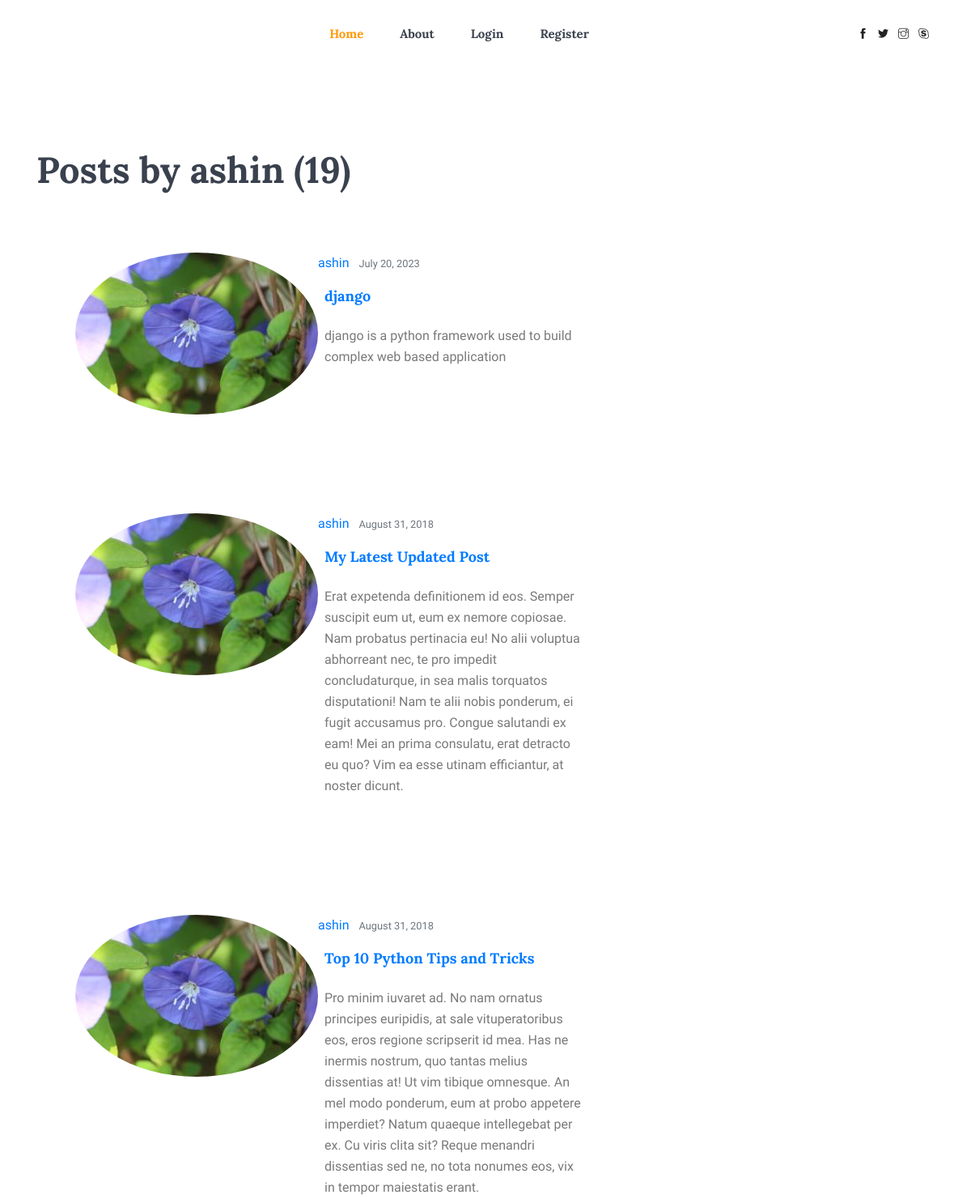
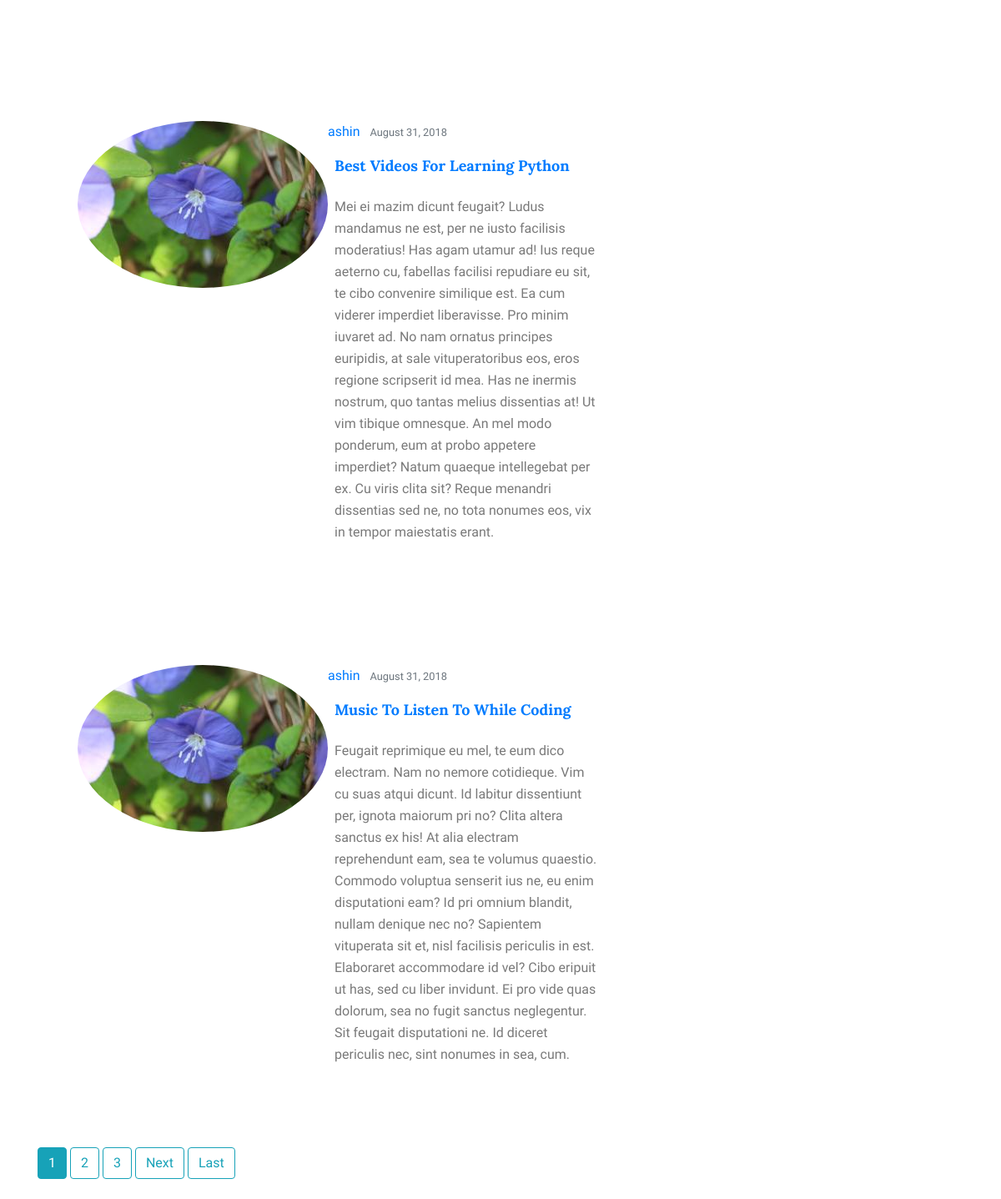
The page /user/ashin/ on the database as committed earlier (2 pictures, top to bottom).
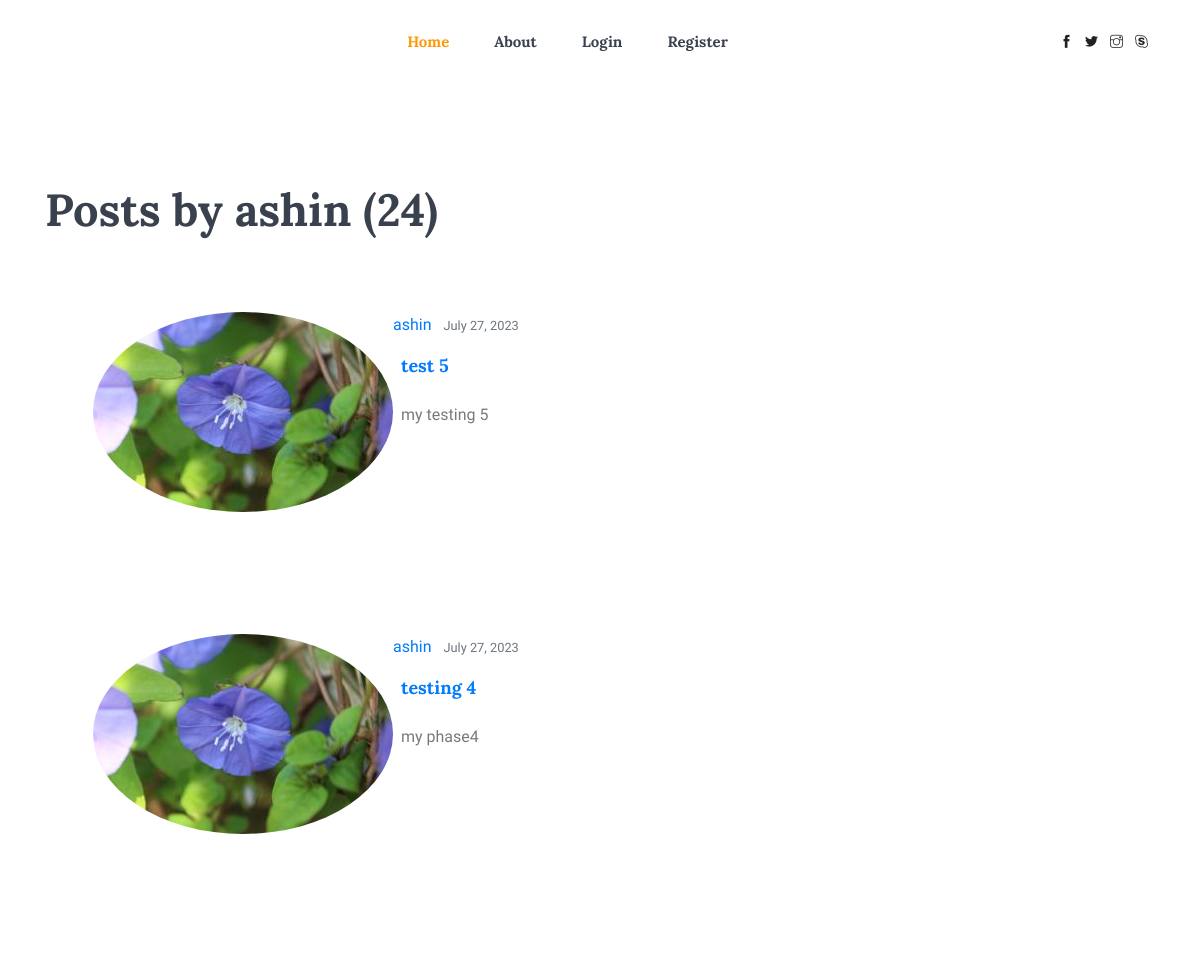
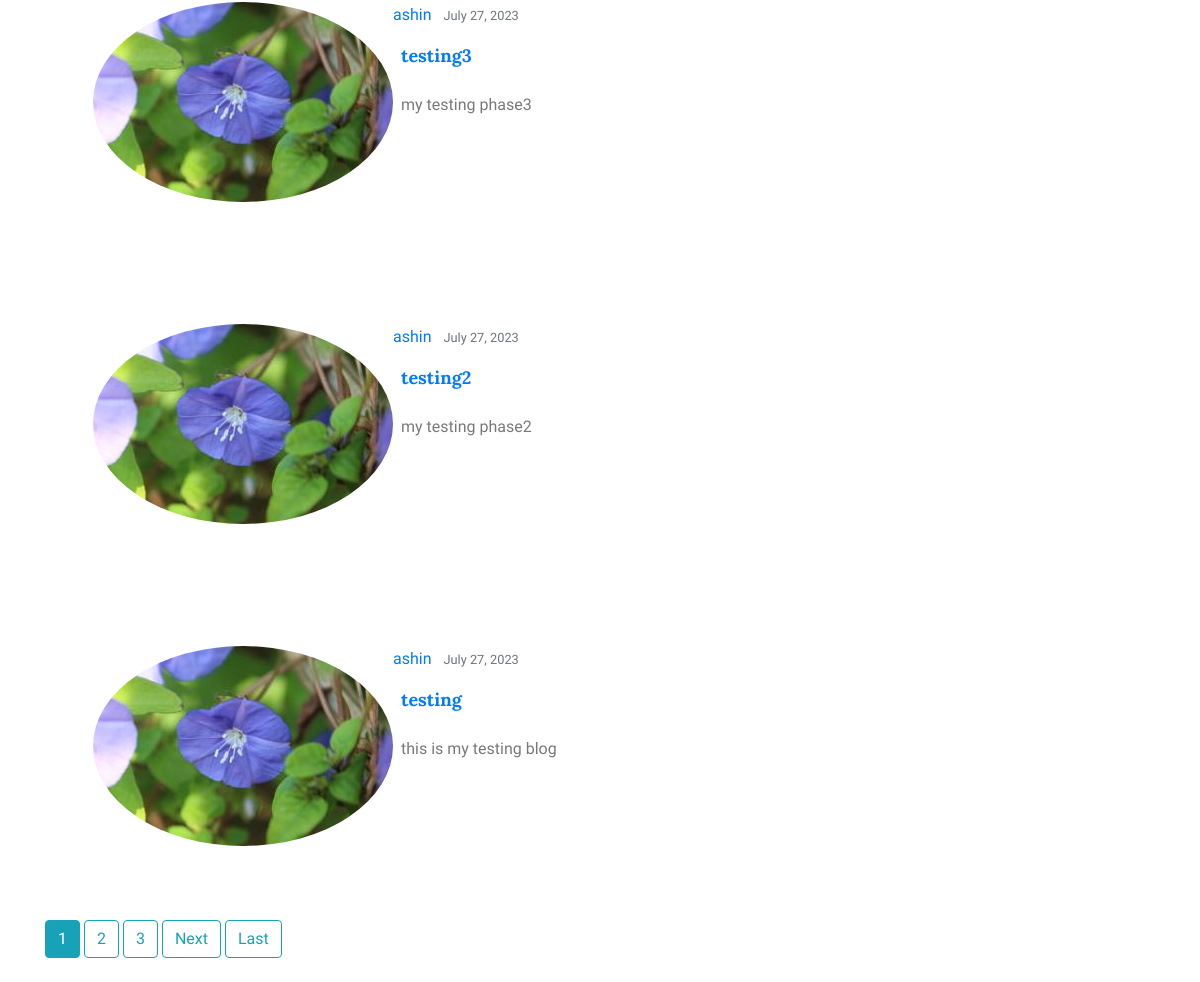
The same page on the database as committed later (2 pictures, top to bottom).
### blog/models.py (models this page shows, shortened)
class Post(models.Model):
    title = models.CharField(max_length=100)
    content = models.TextField()
    date_posted = models.DateTimeField(default=timezone.now)
    author = models.ForeignKey(User, on_delete=models.CASCADE)
    likes=models.ManyToManyField(User,related_name='blog_post')
    image = models.ImageField(default='default.jpg', upload_to='Blog_pics')

### users/models.py (models this page shows, shortened)
class Profile(models.Model):
    user = models.OneToOneField(User, on_delete=models.CASCADE)
    image = models.ImageField(default='default.jpg', upload_to='profile_pics')

### blog/views.py (the view)
# urls.py: path('user/<str:username>/', UserPostListView.as_view(), name='user-posts'),
class UserPostListView(ListView):
    model = Post
    template_name = 'blog/user_posts.html'
    context_object_name = 'posts'
    paginate_by = 5
    def get_queryset(self):
        user = get_object_or_404(User, username=self.kwargs.get('username'))
        return Post.objects.filter(author=user).order_by('-date_posted')

### blog/templates/blog/user_posts.html (shortened to what this page needs)
{% extends "blog/base.html" %}
{% block content %}
    <h1 class="mt-5 pt-5 pb-3">Posts by {{ view.kwargs.username }} ({{ page_obj.paginator.count }})</h1>
    {% for post in posts %}
        <article class="media content-section box-effect p-5">
          <img class="rounded-circle article-img" src="{{ post.author.profile.image.url }}">
          <div class="media-body">
            <div class="article-metadata mb-2">
              <a class="mr-2" href="{% url 'user-posts' post.author.username %}">{{ post.author }}</a>
              <small class="text-muted">{{ post.date_posted|date:"F d, Y" }}</small>
            </div>
            <h2><a class="article-title p-2" href="{% url 'post-detail' post.id %}">{{ post.title }}</a></h2>
            <p class="article-content p-2">{{ post.content }}</p>
        </article><br>
    {% endfor %}
    {% if is_paginated %}
      {% for num in page_obj.paginator.page_range %}
        {% if page_obj.number == num %}
          <a class="btn btn-info mb-4" href="?page={{ num }}">{{ num }}</a>
        {% elif num > page_obj.number|add:'-3' and num < page_obj.number|add:'3' %}
          <a class="btn btn-outline-info mb-4" href="?page={{ num }}">{{ num }}</a>
        {% endif %}
      {% endfor %}
      {% if page_obj.has_next %}
        <a class="btn btn-outline-info mb-4" href="?page={{ page_obj.next_page_number }}">Next</a>
        <a class="btn btn-outline-info mb-4" href="?page={{ page_obj.paginator.num_pages }}">Last</a>
      {% endif %}
    {% endif %}
{% endblock content %}

Rows that differ between the two databases and show on the page:
no longer on this page (row unchanged): Post: author.profile.image (picture), author "ashin", date_posted "July 20, 2023", title "django", content "django is a python framework used to build complex web based application"
no longer on this page (row unchanged): Post: author.profile.image (picture), author "ashin", date_posted "August 31, 2018", title "My Latest Updated Post", content "Erat expetenda definitionem id eos. Semper suscipit eum ut, eum ex nemore copiosae. Nam probatus pertinacia eu! No alii voluptua abhorreant nec, te pro impedit concludaturque, in sea malis torquatos disputationi! Nam te alii nobis ponderum, ei fugit accusamus pro. Congue salutandi ex eam! Mei an prima consulatu, erat detracto eu quo? Vim ea esse utinam efficiantur, at noster dicunt."
no longer on this page (row unchanged): Post: author.profile.image (picture), author "ashin", date_posted "August 31, 2018", title "Top 10 Python Tips and Tricks", content "Pro minim iuvaret ad. No nam ornatus principes euripidis, at sale vituperatoribus eos, eros regione scripserit id mea. Has ne inermis nostrum, quo tantas melius dissentias at! Ut vim tibique omnesque. An mel modo ponderum, eum at probo appetere imperdiet? Natum quaeque intellegebat per ex. Cu viris clita sit? Reque menandri dissentias sed ne, no tota nonumes eos, vix in tempor maiestatis erant."
no longer on this page (row unchanged): Post: author.profile.image (picture), author "ashin", date_posted "August 31, 2018", title "Best Videos For Learning Python", content "Mei ei mazim dicunt feugait? Ludus mandamus ne est, per ne iusto facilisis moderatius! Has agam utamur ad! Ius reque aeterno cu, fabellas facilisi repudiare eu sit, te cibo convenire similique est. Ea cum viderer imperdiet liberavisse. Pro minim iuvaret ad. No nam ornatus principes euripidis, at sale vituperatoribus eos, eros regione scripserit id mea. Has ne inermis nostrum, quo tantas melius dissentias at! Ut vim tibique omnesque. An mel modo ponderum, eum at probo appetere imperdiet? Natum quaeque intellegebat per ex. Cu viris clita sit? Reque menandri dissentias sed ne, no tota nonumes eos, vix in tempor maiestatis erant."
no longer on this page (row unchanged): Post: author.profile.image (picture), author "ashin", date_posted "August 31, 2018", title "Music To Listen To While Coding", content "Feugait reprimique eu mel, te eum dico electram. Nam no nemore cotidieque. Vim cu suas atqui dicunt. Id labitur dissentiunt per, ignota maiorum pri no? Clita altera sanctus ex his! At alia electram reprehendunt eam, sea te volumus quaestio. Commodo voluptua senserit ius ne, eu enim disputationi eam? Id pri omnium blandit, nullam denique nec no? Sapientem vituperata sit et, nisl facilisis periculis in est. Elaboraret accommodare id vel? Cibo eripuit ut has, sed cu liber invidunt. Ei pro vide quas dolorum, sea no fugit sanctus neglegentur. Sit feugait disputationi ne. Id diceret periculis nec, sint nonumes in sea, cum."
added Post: author.profile.image (picture), author "ashin", date_posted "July 27, 2023", title "test 5", content "my testing 5"
added Post: author.profile.image (picture), author "ashin", date_posted "July 27, 2023", title "testing 4", content "my phase4"
added Post: author.profile.image (picture), author "ashin", date_posted "July 27, 2023", title "testing3", content "my testing phase3"
added Post: author.profile.image (picture), author "ashin", date_posted "July 27, 2023", title "testing2", content "my testing phase2"
added Post: author.profile.image (picture), author "ashin", date_posted "July 27, 2023", title "testing", content "this is my testing blog"
Other text that changed with them:
{{ page_obj.paginator.count }}: "19" → "24"
